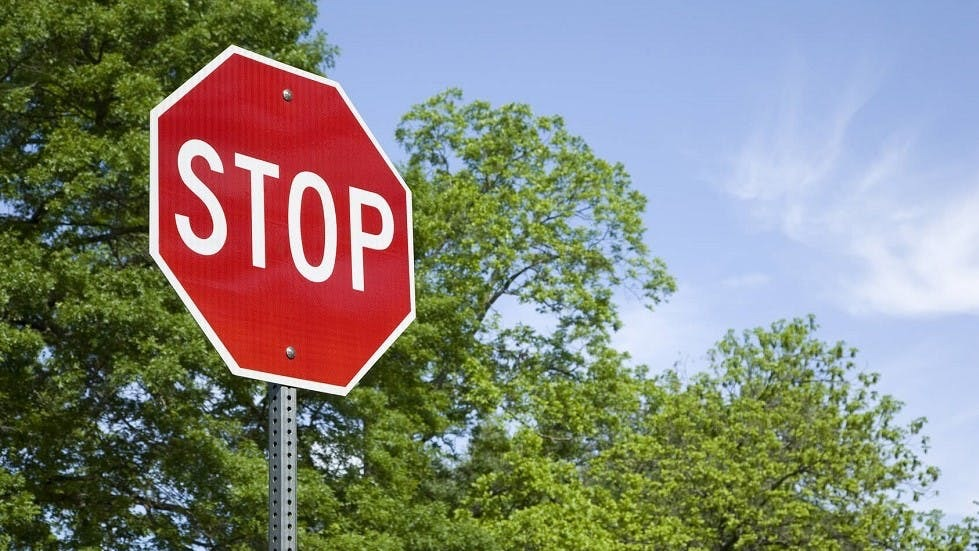
#> input picture seniorDesign/test.jpg, 979 x 551 px, given in place of the camera
$ python circle_detection.py   (older library calls are emulated)
#> lines starting #> are read from the running program, lines starting #| are printed output that depends on the picture; after the words box and inside, x2 and y2 are one past the last pixel; in counts of white or black regions, pixels touching at a corner belong together
import numpy as np
import cv2
import math

cap = cv2.VideoCapture(0) # get video source from pi system's first available camera (0)
cap.set(3,320) # Width # reducing resolution for quick processing
cap.set(4,240) # Height

while(True):

    # FILTER BY COLOUR
    ret,frame = cap.read() # get the frame from the capture source object (frame), ret isn't used
#> frame is the input picture: shape (551, 979, 3); mean B, G, R 123.1, 133.3, 133

    # Filtering by HSV colourspace

    frame = cv2.cvtColor(frame, cv2.COLOR_BGR2HSV) # Convert to HSV colourspace
#> frame: shape (551, 979, 3); mean H, S, V 78.1, 113.1, 161.8

    lower_red = np.array([160,100,100]) # setup lower threshold masks for filtering (H,S,V)
    upper_red = np.array([200,250,200]) # setup upper threshold masks for filtering (H,S,V)
    # use higher than 180 hue to wrap around to 0

    lower = np.array(lower_red, dtype = "uint8") # cast to type that the opencv can process consistently
    upper = np.array(upper_red, dtype = "uint8")

    _mask = cv2.inRange(frame, lower, upper) # find boolean mask for filtering
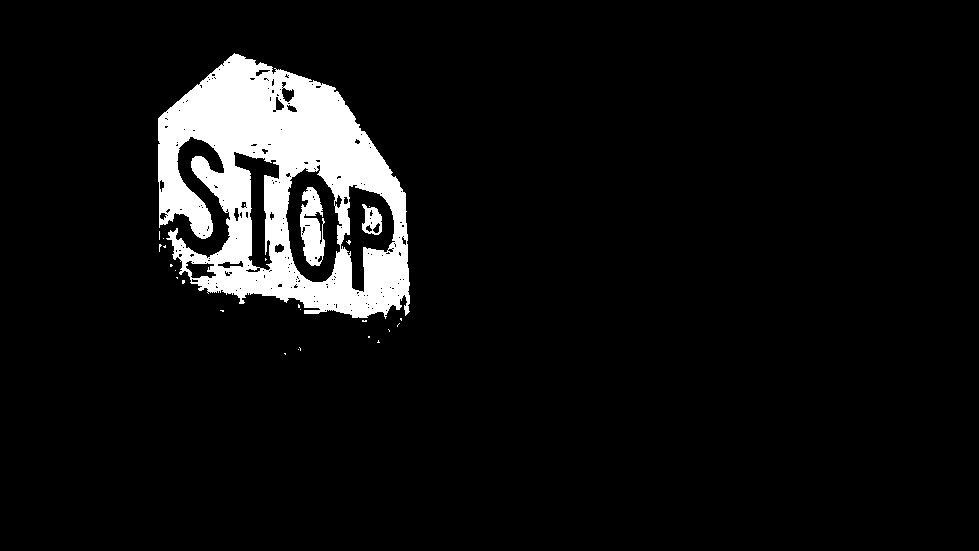
#> _mask: shape (551, 979); 7% white; 27 white regions (24 under 20 px), largest, box (x1, y1, x2, y2) and area: (158, 53, 410, 319) 35712, (300, 187, 325, 266) 1331, (362, 204, 382, 235) 379
    frame = cv2.bitwise_and(frame, frame, mask = _mask) # bitwise-and original frame using the mask above to find the filtered frame.
#> frame: shape (551, 979, 3); mean H, S, V 12.4, 14.3, 12.6

    frame = cv2.cvtColor(frame, cv2.COLOR_HSV2BGR) # convert filtered frame back to BGR colourspace (opencv likes BGR rather than RGB)
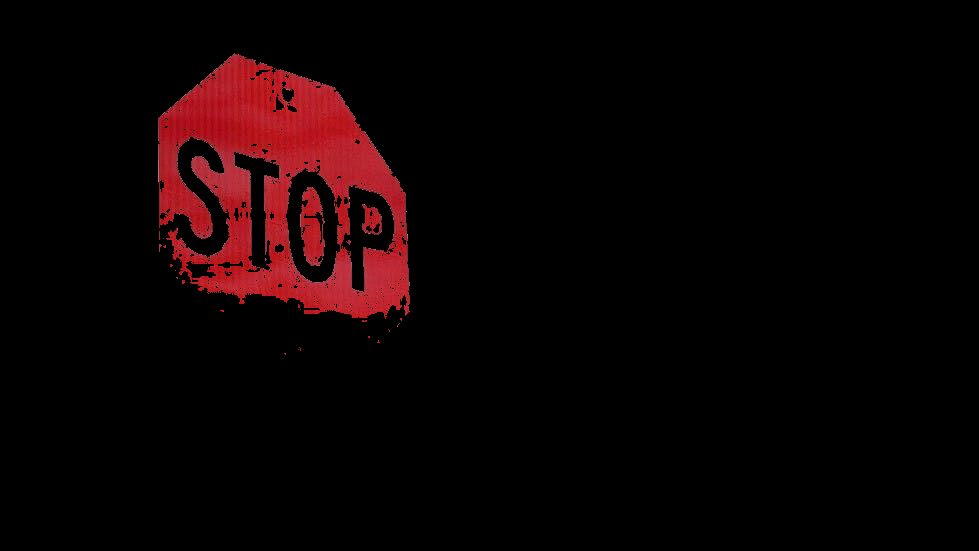
#> frame: shape (551, 979, 3); mean B, G, R 3, 2.4, 12.6


    # CIRCLE DETECTION
    cimg = cv2.cvtColor(frame,cv2.COLOR_BGR2GRAY) # convert to greyscale colourspace
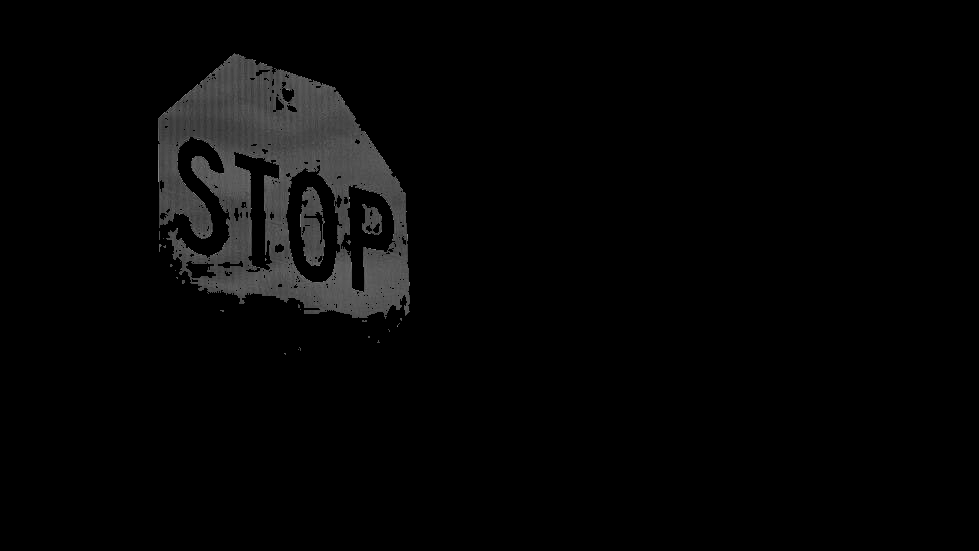
#> cimg: shape (551, 979); min 0, max 145, mean 5.5

    cimg = cv2.GaussianBlur(cimg, (9,9), 0) # (optional: smooth image to reduce detection errors, must be an odd number)

    circles = cv2.HoughCircles(cimg, cv2.HOUGH_GRADIENT, 1, 50, param1=40, param2=15, minRadius=1, maxRadius=50)
#> circles = [[215.5, 218.5, 49.4], [310.5, 271.5, 41.6], [292.5, 210.5, 42.7], [366.5, 275.5, 41.6], [357.5, 224.5, 36.1], [185.5, 175.5, 38.3], [197.5, 266.5, 10.5], [261.5, 255.5, 12.5], [276.5, 88.5, 9.6]]
    # this function will need some tuning and trial & error, see the opencv documentation

#> (the run stopped early here; a loop or call above may not have finished)
